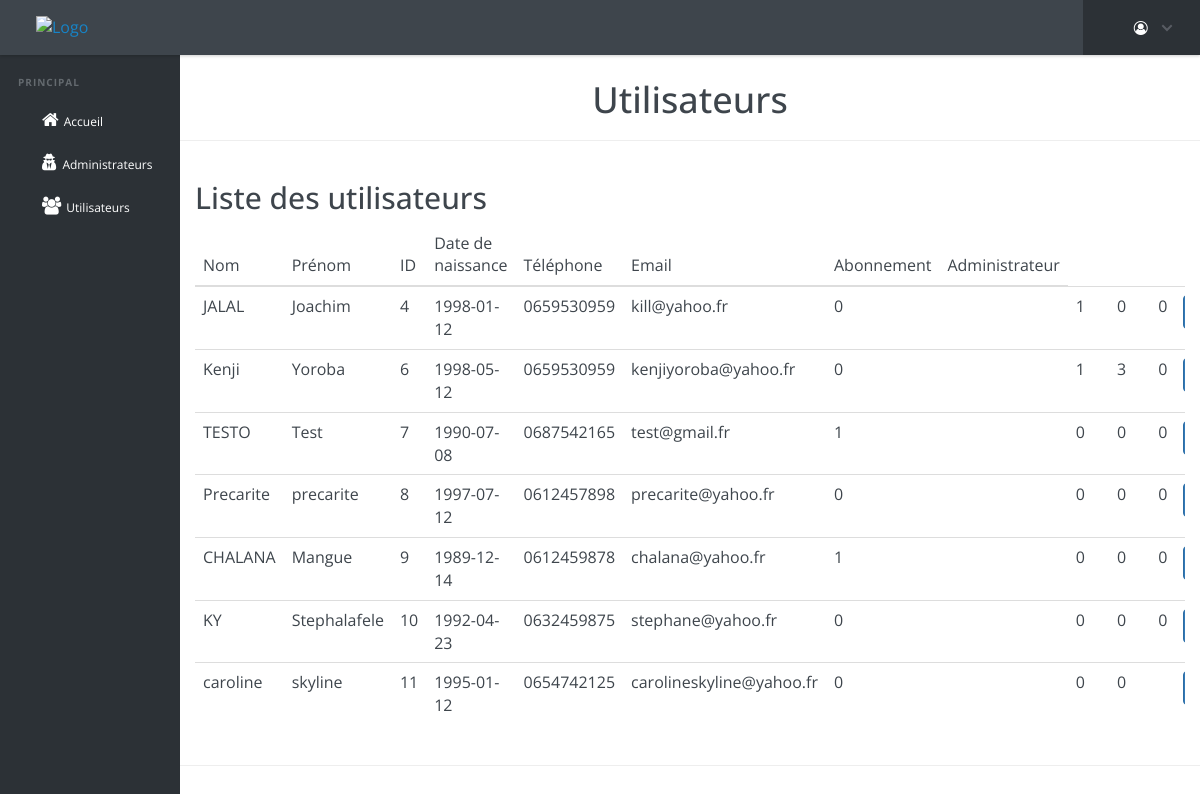
Page /Projet_ANNUEL--CIG-KIKI-KEN/admin/users.php on the committed database.
### tables this page shows
CREATE TABLE `users` (
  `name` varchar(50) NOT NULL,
  `surname` varchar(50) NOT NULL,
  `id` int(11) NOT NULL,
  `password` varchar(60) NOT NULL,
  `birthday` date NOT NULL,
  `phone` char(10) DEFAULT NULL,
  `email` varchar(100) NOT NULL,
  `is_deleted` tinyint(1) DEFAULT '0',
  `date_updated` timestamp NULL DEFAULT NULL,
  `is_admin` tinyint(1) DEFAULT '0',
  `expiration` datetime DEFAULT NULL,
  `id_subscription` int(11) DEFAULT '0',
  `user_key` varchar(100) DEFAULT NULL,
  `boolean_key` tinyint(1) DEFAULT NULL
);

### Projet_ANNUEL--CIG-KIKI-KEN/admin/users.php (the view, shortened to what this page needs)
<?php
	require "header-admin.php";
?>
	<section id="page-section">
		<h1 id="page-title">Utilisateurs</h1>
		<hr>
		<div class="container">
		    <h2>Liste des utilisateurs</h2>
		    <div class="table-responsive">
			    <table class="table">
			   		<thead>
			        	<tr>
				        	<th>Nom</th>
				       		<th>Prénom</th>
				       		<th>ID</th>
					        <th>Date de naissance</th>
				       		<th>Téléphone</th>
					        <th>Email</th>
					        <th>Abonnement</th>
					        <th>Administrateur</th>
			      		</tr>
			   		</thead>
			    	<tbody>
				    <?php
						$query = $db->prepare('SELECT * FROM users ORDER BY id');
				  		$query->execute();
				  		$allUsers=$query->fetchAll(PDO::FETCH_ASSOC);
						foreach ($allUsers as $user) {
							echo '<tr>';
							foreach ($user as $key => $value) {
								if ($key != "password") {
									if ($key == "avatar") {
										echo '<td><img class="display-users-img" src="../../img/'.$value.'"></td>';
									}
									else {
										echo '<td>'.$value.'</td>';
									}
								}
							}
							echo '<td><form method="POST" action="editUser.php">
										<input type="hidden" name="userId" value="'.$user["id"].'">
										<input type="submit" class="btn btn-primary" value="Modifier">
									   </form>
								 </td>';
							echo '</tr>';
						}
				    ?>
					</tbody>
				</table>
			</div>
		</div>
		<hr>
	</section>
<?php
	require "footer-admin.php";
?>

### Projet_ANNUEL--CIG-KIKI-KEN/admin/header-admin.php (shortened to what this page needs)
<!DOCTYPE html>
<html lang="fr">
<head>
	<link rel="stylesheet" href="css/font-awesome.css">
	<link rel="stylesheet" href="css/reset.css">
	<link rel="stylesheet" href="css/bootstrap.css">
	<link rel="stylesheet" href="css/admin.css">
</head>
<body>
	<header class="cd-main-header">
		<a href="../../" class="cd-logo"><img class="logo" src="img/logo.png" alt="Logo"></a>
		<nav class="cd-nav">
			<ul class="cd-top-nav">
				<li class="has-children account">
					<a href="#"><i class="fa fa-user-circle-o admin-top-icon" aria-hidden="true"></i>
					</a>
				</li>
			</ul>
		</nav>
	</header>
	<main class="cd-main-content">
		<nav class="cd-side-nav">
			<ul>
				<li class="cd-label">Principal</li>
				<li><a href="../admin"><i class="fa fa-home admin-side-icon" aria-hidden="true"></i>Accueil</a></li>
				<li><a href="admins.php"><i class="fa fa-user-secret admin-side-icon" aria-hidden="true"></i>Administrateurs</a></li>
				<li><a href="users.php"><i class="fa fa-users admin-side-icon" aria-hidden="true"></i>Utilisateurs</a></li>
		</nav>
	</main>

### Projet_ANNUEL--CIG-KIKI-KEN/admin/footer-admin.php (shortened to what this page needs)
</body>
</html>

### rows in the picture
users: name "JALAL", surname "Joachim", id "4", birthday "1998-01-12", phone "0659530959", email "kill@yahoo.fr", is_deleted "0", is_admin "1", id_subscription "0", boolean_key "0"
users: name "Kenji", surname "Yoroba", id "6", birthday "1998-05-12", phone "0659530959", email "kenjiyoroba@yahoo.fr", is_deleted "0", is_admin "1", id_subscription "3", boolean_key "0"
users: name "TESTO", surname "Test", id "7", birthday "1990-07-08", phone "0687542165", email "test@gmail.fr", is_deleted "1", is_admin "0", id_subscription "0", boolean_key "0"
users: name "Precarite", surname "precarite", id "8", birthday "1997-07-12", phone "0612457898", email "precarite@yahoo.fr", is_deleted "0", is_admin "0", id_subscription "0", boolean_key "0"
users: name "CHALANA", surname "Mangue", id "9", birthday "1989-12-14", phone "0612459878", email "chalana@yahoo.fr", is_deleted "1", is_admin "0", id_subscription "0", boolean_key "0"
users: name "KY", surname "Stephalafele", id "10", birthday "1992-04-23", phone "0632459875", email "stephane@yahoo.fr", is_deleted "0", is_admin "0", id_subscription "0", boolean_key "0"
users: name "caroline", surname "skyline", id "11", birthday "1995-01-12", phone "0654742125", email "carolineskyline@yahoo.fr", is_deleted "0", is_admin "0", id_subscription "0"
